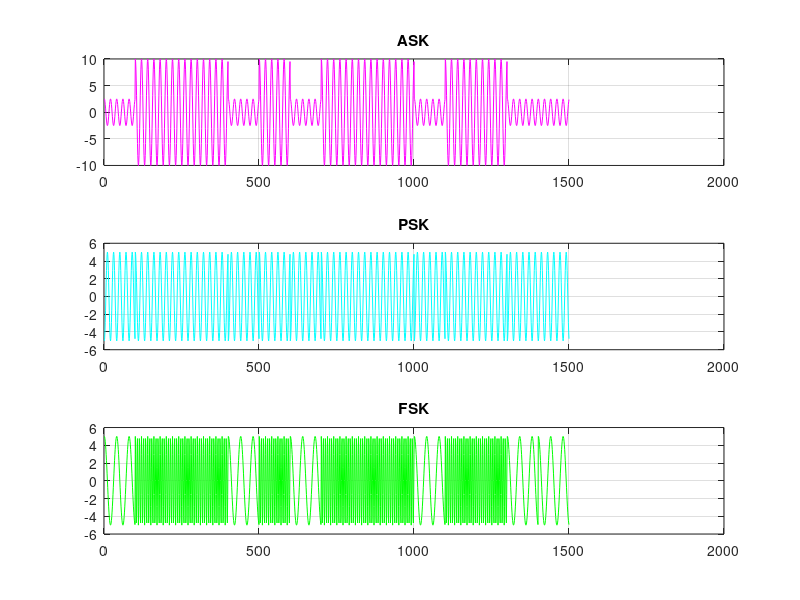

Write the MATLAB code that produced this figure.
clc;
clear all;
close all;

bitstream = load('input.txt');
%step basic parameters
fc = input('Enter Frequency: ');
tb = 1;
fs = 100;
t = 0 : 1/fs : tb-(1/fs);
A = 5;
ASK = [];
PSK = [];
FSK = [];

%implementation
for i = 1:length(bitstream)
    if bitstream(i) == 1
        ask =2* A * cos(2*pi*fc*t);
        fsk = A * cos(2 *pi*3*fc*t);
        psk = A * cos(2 * pi * fc * t);
    else 
        ask = .5 * A * cos(2 * pi * fc * t);
        psk = A * cos(2 * pi * fc * t + pi);
        fsk = A * cos(2 * pi * fc/2 * t );
    end
    ASK = [ASK ask];
    PSK = [PSK psk];
    FSK = [FSK fsk];
end

figure;
subplot(3 , 1 , 1);
plot(ASK , 'color' , 'magenta');
title("ASK");
grid on;

subplot(3 , 1 , 2)
plot(PSK , color = 'cyan');
title("PSK");
grid on;

subplot(3 , 1 , 3)
plot(FSK , color = 'green');
title("FSK");
grid on;






